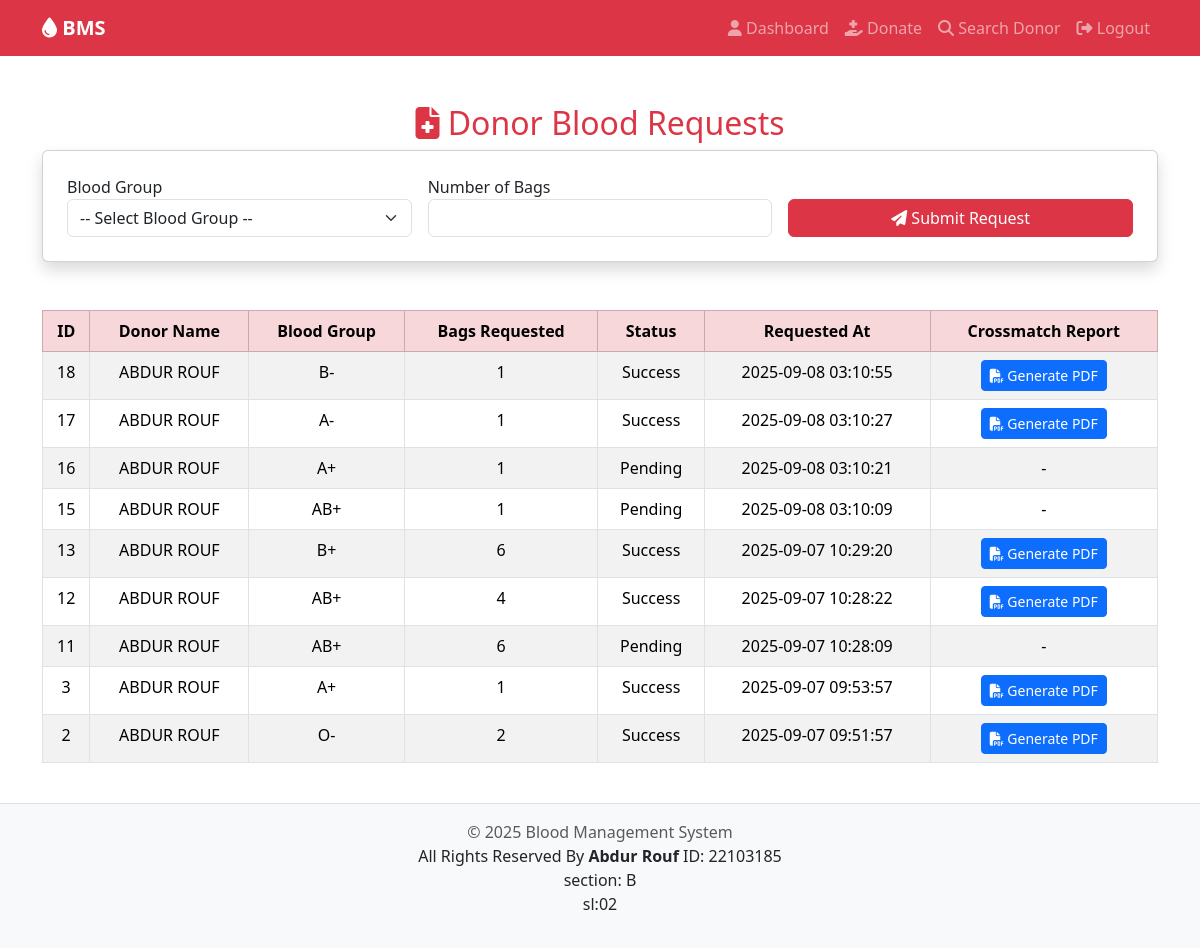
Page /donor/request.php (signed in) on the committed database.
### tables this page shows
CREATE TABLE `requests` (
  `id` int(11) NOT NULL,
  `donor_id` int(11) DEFAULT NULL,
  `patient_id` int(11) DEFAULT NULL,
  `blood_group` enum('A+','A-','B+','B-','AB+','AB-','O+','O-') NOT NULL,
  `bags_requested` int(11) NOT NULL,
  `status` enum('pending','success') NOT NULL DEFAULT 'pending',
  `created_at` timestamp NOT NULL DEFAULT current_timestamp()
);

CREATE TABLE `donors` (
  `id` int(11) NOT NULL,
  `name` varchar(100) NOT NULL,
  `email` varchar(100) NOT NULL,
  `password` varchar(255) NOT NULL,
  `blood_group` enum('A+','A-','B+','B-','AB+','AB-','O+','O-') NOT NULL,
  `phone` varchar(20) NOT NULL,
  `address` text NOT NULL,
  `created_at` timestamp NOT NULL DEFAULT current_timestamp(),
  `updated_at` timestamp NOT NULL DEFAULT current_timestamp() ON UPDATE current_timestamp()
);

### donor/request.php (the view, shortened to what this page needs)
<?php
include('../includes/db.php');
$donor_id = $_SESSION['donor_id'];
$stmt_requests = $conn->prepare("
    SELECT r.*, d.name AS donor_name
    FROM requests r
    JOIN donors d ON r.donor_id = d.id
    WHERE r.donor_id = ?
    ORDER BY r.created_at DESC
");
$stmt_requests->bind_param("i", $donor_id);
$stmt_requests->execute();
$requests = $stmt_requests->get_result();
?>
<!DOCTYPE html>
<html lang="en">
<head>
    <link rel="stylesheet" href="../assets/css/style.css">
    <link rel="stylesheet" href="https://cdn.jsdelivr.net/npm/bootstrap@5.3.2/dist/css/bootstrap.min.css">
    <link rel="stylesheet" href="https://cdnjs.cloudflare.com/ajax/libs/font-awesome/6.5.0/css/all.min.css">
</head>
<body>
<?php include('../includes/navbar.php'); ?>
<div class="container mt-5">
    <h2 class="text-center text-danger"><i class="fas fa-file-medical"></i> Donor Blood Requests</h2>
    <div class="card p-4 mb-5 shadow">
        <form method="POST" class="row g-3 align-items-end">
            <div class="col-md-4">
                <label>Blood Group</label>
                <select name="blood_group" class="form-select" required>
                    <option value="">-- Select Blood Group --</option>
                </select>
            </div>
            <div class="col-md-4">
                <label>Number of Bags</label>
                <input type="number" name="bags_requested" class="form-control" min="1" required>
            </div>
            <div class="col-md-4">
                <button type="submit" class="btn btn-danger w-100"><i class="fas fa-paper-plane"></i> Submit Request</button>
            </div>
        </form>
    </div>
    <div class="table-responsive">
        <table class="table table-bordered table-striped text-center">
            <thead class="table-danger">
                <tr>
                    <th>ID</th>
                    <th>Donor Name</th>
                    <th>Blood Group</th>
                    <th>Bags Requested</th>
                    <th>Status</th>
                    <th>Requested At</th>
                    <th>Crossmatch Report</th>
                </tr>
            </thead>
            <tbody>
                <?php while ($row = $requests->fetch_assoc()): ?>
                <tr>
                    <td><?= $row['id'] ?></td>
                    <td><?= $row['donor_name'] ?></td>
                    <td><?= $row['blood_group'] ?></td>
                    <td><?= $row['bags_requested'] ?></td>
                    <td><?= ucfirst($row['status']) ?></td>
                    <td><?= $row['created_at'] ?></td>
                    <td>
                        <?php if ($row['status'] === 'success'): ?>
                            <a href="generate_crossmatch.php?request_id=<?= $row['id'] ?>" class="btn btn-sm btn-primary"><i class="fas fa-file-pdf"></i> Generate PDF</a>
                        <?php else: ?>
                            -
                        <?php endif; ?>
                    </td>
                </tr>
                <?php endwhile; ?>
            </tbody>
        </table>
    </div>
</div>
<?php include('../includes/footer.php'); ?>
</body>
</html>

### includes/navbar.php (shortened to what this page needs)
<nav class="navbar navbar-expand-lg navbar-dark bg-danger">
  <div class="container">
    <a class="navbar-brand fw-bold" href="/index.php">
      <i class="fas fa-tint"></i> BMS
    </a>
    <div class="collapse navbar-collapse" id="navbarNav">
      <ul class="navbar-nav ms-auto">
        <?php if(isset($_SESSION['role'])): ?>
          <?php if($_SESSION['role']==='donor'): ?>
            <li class="nav-item"><a class="nav-link" href="/blood_management_system/donor/dashboard.php"><i class="fas fa-user"></i> Dashboard</a></li>
            <li class="nav-item"><a class="nav-link" href="/blood_management_system/donor/donate.php"><i class="fas fa-hand-holding-medical"></i> Donate</a></li>
          <?php elseif($_SESSION['role']==='patient'): ?>
            <li class="nav-item"><a class="nav-link" href="/blood_management_system/patient/dashboard.php"><i class="fas fa-user"></i> Dashboard</a></li>
            <li class="nav-item"><a class="nav-link" href="/blood_management_system/patient/request.php"><i class="fas fa-file-medical"></i> Request Blood</a></li>
          <?php endif; ?>
          <li class="nav-item"><a class="nav-link" href="/blood_management_system/includes/search_donor.php"><i class="fas fa-search"></i> Search Donor</a></li>
          <li class="nav-item"><a class="nav-link" href="/blood_management_system/auth/logout.php"><i class="fas fa-sign-out-alt"></i> Logout</a></li>
        <?php else: ?>
          <li class="nav-item"><a class="nav-link" href="/auth/login.php"><i class="fas fa-sign-in-alt"></i> Login</a></li>
          <li class="nav-item"><a class="nav-link" href="/auth/register.php"><i class="fas fa-user-plus"></i> Register</a></li>
        <?php endif; ?>
      </ul>
    </div>
  </div>
</nav>

### includes/footer.php (shortened to what this page needs)
<footer class="bg-light text-center py-3 mt-4 border-top">
  <p class="mb-0 text-muted">&copy; <?php echo date("Y"); ?> Blood Management System</p>
  <p>All Rights Reserved By <b>Abdur Rouf</b> ID: 22103185 <br> section: B <br> sl:02 </p>
</footer>
</body>
</html>

### assets/css/style.css (style rules this page uses)
body { background-color:#fdfdfd; }

### rows in the picture
requests: id "18", donor.name "ABDUR ROUF", blood_group "B-", bags_requested "1", status "Success", created_at "2025-09-08 03:10:55"
requests: id "17", donor.name "ABDUR ROUF", blood_group "A-", bags_requested "1", status "Success", created_at "2025-09-08 03:10:27"
requests: id "16", donor.name "ABDUR ROUF", blood_group "A+", bags_requested "1", status "Pending", created_at "2025-09-08 03:10:21"
requests: id "15", donor.name "ABDUR ROUF", blood_group "AB+", bags_requested "1", status "Pending", created_at "2025-09-08 03:10:09"
requests: id "13", donor.name "ABDUR ROUF", blood_group "B+", bags_requested "6", status "Success", created_at "2025-09-07 10:29:20"
requests: id "12", donor.name "ABDUR ROUF", blood_group "AB+", bags_requested "4", status "Success", created_at "2025-09-07 10:28:22"
requests: id "11", donor.name "ABDUR ROUF", blood_group "AB+", bags_requested "6", status "Pending", created_at "2025-09-07 10:28:09"
requests: id "3", donor.name "ABDUR ROUF", blood_group "A+", bags_requested "1", status "Success", created_at "2025-09-07 09:53:57"
requests: id "2", donor.name "ABDUR ROUF", blood_group "O-", bags_requested "2", status "Success", created_at "2025-09-07 09:51:57"
